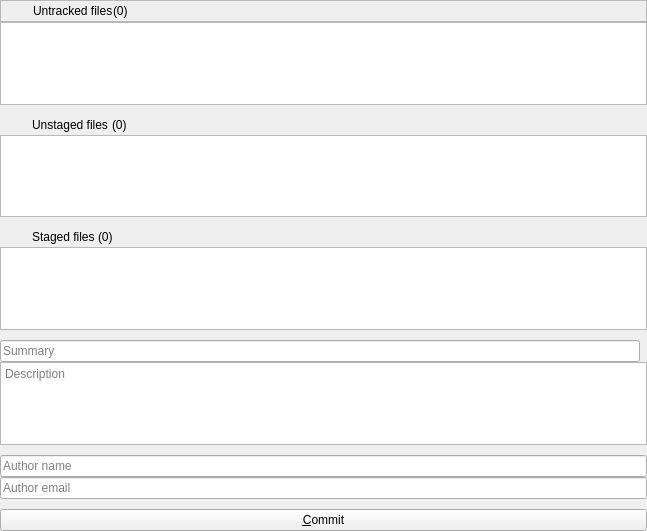
<?xml version="1.0" encoding="UTF-8"?>
<ui version="4.0">
 <class>CommitWidget</class>
 <widget class="QWidget" name="CommitWidget">
  <property name="geometry">
   <rect>
    <x>0</x>
    <y>0</y>
    <width>647</width>
    <height>531</height>
   </rect>
  </property>
  <property name="windowTitle">
   <string>Commit changes</string>
  </property>
  <property name="windowIcon">
   <iconset>
    <normaloff>:/icons/resources/vcs_commit.png</normaloff>:/icons/resources/vcs_commit.png</iconset>
  </property>
  <layout class="QGridLayout" name="gridLayout">
   <property name="leftMargin">
    <number>0</number>
   </property>
   <property name="topMargin">
    <number>0</number>
   </property>
   <property name="rightMargin">
    <number>0</number>
   </property>
   <property name="bottomMargin">
    <number>0</number>
   </property>
   <property name="spacing">
    <number>0</number>
   </property>
   <item row="1" column="0" colspan="2">
    <widget class="QListWidget" name="untrackedFilesList">
     <property name="contextMenuPolicy">
      <enum>Qt::CustomContextMenu</enum>
     </property>
     <property name="horizontalScrollBarPolicy">
      <enum>Qt::ScrollBarAlwaysOff</enum>
     </property>
    </widget>
   </item>
   <item row="9" column="0">
    <widget class="QLineEdit" name="leCommitTitle">
     <property name="placeholderText">
      <string>Summary</string>
     </property>
    </widget>
   </item>
   <item row="15" column="0" colspan="2">
    <widget class="QPushButton" name="pbCommit">
     <property name="toolTip">
      <string>Commit selected files</string>
     </property>
     <property name="text">
      <string>&amp;Commit</string>
     </property>
     <property name="shortcut">
      <string>Alt+C</string>
     </property>
    </widget>
   </item>
   <item row="5" column="0">
    <spacer name="verticalSpacer_3">
     <property name="orientation">
      <enum>Qt::Vertical</enum>
     </property>
     <property name="sizeType">
      <enum>QSizePolicy::Fixed</enum>
     </property>
     <property name="sizeHint" stdset="0">
      <size>
       <width>20</width>
       <height>10</height>
      </size>
     </property>
    </spacer>
   </item>
   <item row="12" column="0" colspan="2">
    <widget class="QLineEdit" name="leAuthorName">
     <property name="placeholderText">
      <string>Author name</string>
     </property>
    </widget>
   </item>
   <item row="6" column="0" colspan="2">
    <widget class="QFrame" name="stagedFiles">
     <layout class="QHBoxLayout" name="horizontalLayout">
      <property name="spacing">
       <number>0</number>
      </property>
      <property name="leftMargin">
       <number>0</number>
      </property>
      <property name="topMargin">
       <number>0</number>
      </property>
      <property name="rightMargin">
       <number>0</number>
      </property>
      <property name="bottomMargin">
       <number>0</number>
      </property>
      <item>
       <spacer name="horizontalSpacer_4">
        <property name="orientation">
         <enum>Qt::Horizontal</enum>
        </property>
        <property name="sizeType">
         <enum>QSizePolicy::Fixed</enum>
        </property>
        <property name="sizeHint" stdset="0">
         <size>
          <width>15</width>
          <height>20</height>
         </size>
        </property>
       </spacer>
      </item>
      <item>
       <widget class="QLabel" name="stagedFilesIcon">
        <property name="text">
         <string/>
        </property>
       </widget>
      </item>
      <item>
       <spacer name="horizontalSpacer_5">
        <property name="orientation">
         <enum>Qt::Horizontal</enum>
        </property>
        <property name="sizeType">
         <enum>QSizePolicy::Fixed</enum>
        </property>
        <property name="sizeHint" stdset="0">
         <size>
          <width>10</width>
          <height>20</height>
         </size>
        </property>
       </spacer>
      </item>
      <item>
       <widget class="QLabel" name="label_2">
        <property name="text">
         <string>Staged files </string>
        </property>
       </widget>
      </item>
      <item>
       <widget class="QLabel" name="lStagedCount">
        <property name="text">
         <string>(0)</string>
        </property>
       </widget>
      </item>
      <item>
       <spacer name="horizontalSpacer">
        <property name="orientation">
         <enum>Qt::Horizontal</enum>
        </property>
        <property name="sizeHint" stdset="0">
         <size>
          <width>40</width>
          <height>20</height>
         </size>
        </property>
       </spacer>
      </item>
     </layout>
    </widget>
   </item>
   <item row="7" column="0" colspan="2">
    <widget class="QListWidget" name="stagedFilesList">
     <property name="horizontalScrollBarPolicy">
      <enum>Qt::ScrollBarAlwaysOff</enum>
     </property>
    </widget>
   </item>
   <item row="11" column="0">
    <spacer name="verticalSpacer_4">
     <property name="orientation">
      <enum>Qt::Vertical</enum>
     </property>
     <property name="sizeType">
      <enum>QSizePolicy::Fixed</enum>
     </property>
     <property name="sizeHint" stdset="0">
      <size>
       <width>20</width>
       <height>10</height>
      </size>
     </property>
    </spacer>
   </item>
   <item row="8" column="0">
    <spacer name="verticalSpacer_2">
     <property name="orientation">
      <enum>Qt::Vertical</enum>
     </property>
     <property name="sizeType">
      <enum>QSizePolicy::Fixed</enum>
     </property>
     <property name="sizeHint" stdset="0">
      <size>
       <width>20</width>
       <height>10</height>
      </size>
     </property>
    </spacer>
   </item>
   <item row="13" column="0" colspan="2">
    <widget class="QLineEdit" name="leAuthorEmail">
     <property name="placeholderText">
      <string>Author email</string>
     </property>
    </widget>
   </item>
   <item row="14" column="0">
    <spacer name="verticalSpacer">
     <property name="orientation">
      <enum>Qt::Vertical</enum>
     </property>
     <property name="sizeType">
      <enum>QSizePolicy::Fixed</enum>
     </property>
     <property name="sizeHint" stdset="0">
      <size>
       <width>20</width>
       <height>10</height>
      </size>
     </property>
    </spacer>
   </item>
   <item row="9" column="1">
    <widget class="QLabel" name="lCounter">
     <property name="text">
      <string/>
     </property>
    </widget>
   </item>
   <item row="0" column="0" colspan="2">
    <widget class="QFrame" name="untrackedFiles">
     <property name="frameShape">
      <enum>QFrame::StyledPanel</enum>
     </property>
     <property name="frameShadow">
      <enum>QFrame::Raised</enum>
     </property>
     <layout class="QHBoxLayout" name="horizontalLayout_2">
      <property name="spacing">
       <number>0</number>
      </property>
      <property name="leftMargin">
       <number>0</number>
      </property>
      <property name="topMargin">
       <number>0</number>
      </property>
      <property name="rightMargin">
       <number>0</number>
      </property>
      <property name="bottomMargin">
       <number>0</number>
      </property>
      <item>
       <spacer name="horizontalSpacer_7">
        <property name="orientation">
         <enum>Qt::Horizontal</enum>
        </property>
        <property name="sizeType">
         <enum>QSizePolicy::Fixed</enum>
        </property>
        <property name="sizeHint" stdset="0">
         <size>
          <width>15</width>
          <height>20</height>
         </size>
        </property>
       </spacer>
      </item>
      <item>
       <widget class="QLabel" name="untrackedFilesIcon">
        <property name="text">
         <string/>
        </property>
       </widget>
      </item>
      <item>
       <spacer name="horizontalSpacer_8">
        <property name="orientation">
         <enum>Qt::Horizontal</enum>
        </property>
        <property name="sizeType">
         <enum>QSizePolicy::Fixed</enum>
        </property>
        <property name="sizeHint" stdset="0">
         <size>
          <width>10</width>
          <height>20</height>
         </size>
        </property>
       </spacer>
      </item>
      <item>
       <widget class="QLabel" name="label_3">
        <property name="text">
         <string>Untracked files</string>
        </property>
       </widget>
      </item>
      <item>
       <widget class="QLabel" name="lUntrackedCount">
        <property name="text">
         <string>(0)</string>
        </property>
       </widget>
      </item>
      <item>
       <spacer name="horizontalSpacer_9">
        <property name="orientation">
         <enum>Qt::Horizontal</enum>
        </property>
        <property name="sizeHint" stdset="0">
         <size>
          <width>40</width>
          <height>20</height>
         </size>
        </property>
       </spacer>
      </item>
     </layout>
    </widget>
   </item>
   <item row="10" column="0" colspan="2">
    <widget class="QTextEdit" name="teDescription">
     <property name="lineWrapMode">
      <enum>QTextEdit::WidgetWidth</enum>
     </property>
     <property name="readOnly">
      <bool>false</bool>
     </property>
     <property name="acceptRichText">
      <bool>false</bool>
     </property>
     <property name="placeholderText">
      <string>Description</string>
     </property>
    </widget>
   </item>
   <item row="4" column="0" colspan="2">
    <widget class="QListWidget" name="unstagedFilesList">
     <property name="contextMenuPolicy">
      <enum>Qt::CustomContextMenu</enum>
     </property>
     <property name="horizontalScrollBarPolicy">
      <enum>Qt::ScrollBarAlwaysOff</enum>
     </property>
    </widget>
   </item>
   <item row="3" column="0" colspan="2">
    <widget class="QFrame" name="unstagedFiles">
     <layout class="QHBoxLayout" name="horizontalLayout_3">
      <property name="spacing">
       <number>0</number>
      </property>
      <property name="leftMargin">
       <number>0</number>
      </property>
      <property name="topMargin">
       <number>0</number>
      </property>
      <property name="rightMargin">
       <number>0</number>
      </property>
      <property name="bottomMargin">
       <number>0</number>
      </property>
      <item>
       <spacer name="horizontalSpacer_3">
        <property name="orientation">
         <enum>Qt::Horizontal</enum>
        </property>
        <property name="sizeType">
         <enum>QSizePolicy::Fixed</enum>
        </property>
        <property name="sizeHint" stdset="0">
         <size>
          <width>15</width>
          <height>20</height>
         </size>
        </property>
       </spacer>
      </item>
      <item>
       <widget class="QLabel" name="unstagedIcon">
        <property name="text">
         <string/>
        </property>
       </widget>
      </item>
      <item>
       <spacer name="horizontalSpacer_6">
        <property name="orientation">
         <enum>Qt::Horizontal</enum>
        </property>
        <property name="sizeType">
         <enum>QSizePolicy::Fixed</enum>
        </property>
        <property name="sizeHint" stdset="0">
         <size>
          <width>10</width>
          <height>20</height>
         </size>
        </property>
       </spacer>
      </item>
      <item>
       <widget class="QLabel" name="label">
        <property name="text">
         <string>Unstaged files </string>
        </property>
       </widget>
      </item>
      <item>
       <widget class="QLabel" name="lUnstagedCount">
        <property name="text">
         <string>(0)</string>
        </property>
       </widget>
      </item>
      <item>
       <spacer name="horizontalSpacer_2">
        <property name="orientation">
         <enum>Qt::Horizontal</enum>
        </property>
        <property name="sizeHint" stdset="0">
         <size>
          <width>40</width>
          <height>20</height>
         </size>
        </property>
       </spacer>
      </item>
     </layout>
    </widget>
   </item>
   <item row="2" column="0">
    <spacer name="verticalSpacer_5">
     <property name="orientation">
      <enum>Qt::Vertical</enum>
     </property>
     <property name="sizeType">
      <enum>QSizePolicy::Fixed</enum>
     </property>
     <property name="sizeHint" stdset="0">
      <size>
       <width>20</width>
       <height>10</height>
      </size>
     </property>
    </spacer>
   </item>
  </layout>
 </widget>
 <layoutdefault spacing="6" margin="11"/>
 <tabstops>
  <tabstop>leCommitTitle</tabstop>
  <tabstop>teDescription</tabstop>
  <tabstop>unstagedFilesList</tabstop>
  <tabstop>stagedFilesList</tabstop>
  <tabstop>pbCommit</tabstop>
 </tabstops>
 <resources/>
 <connections/>
</ui>
